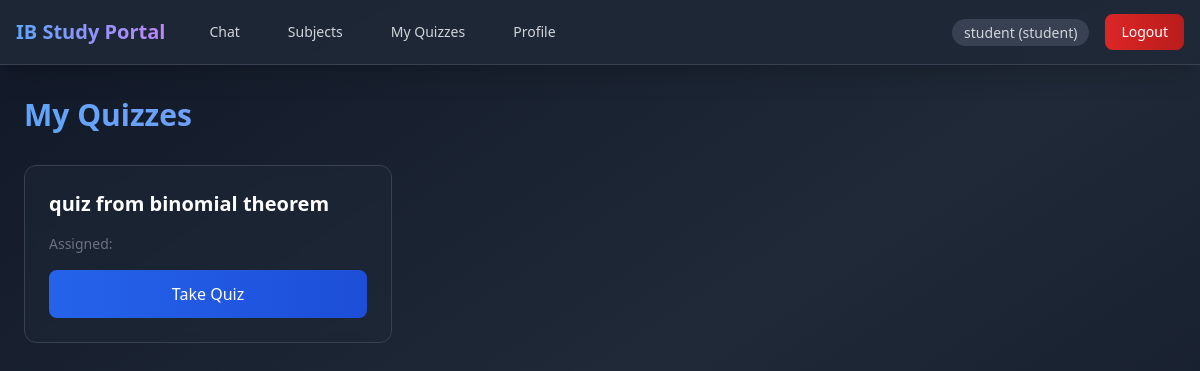
The app's page /student_quizzes (signed in), older data.
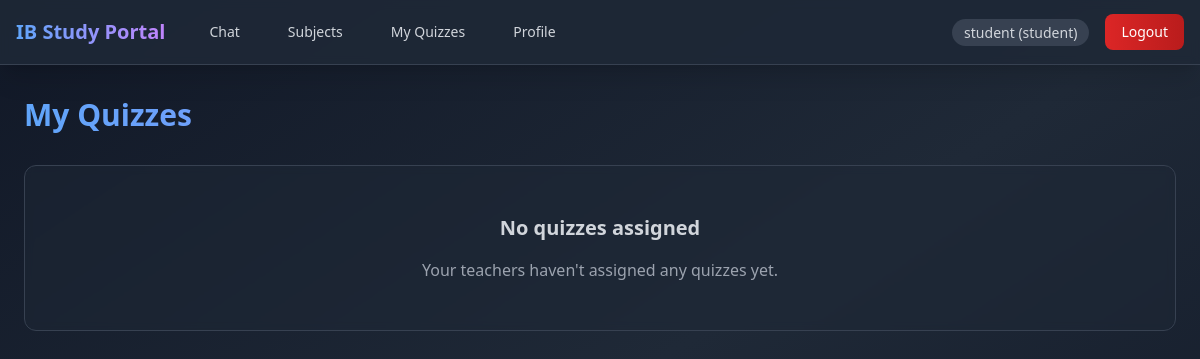
The same page, newer data.
### tables this page shows
CREATE TABLE quizzes (id INTEGER PRIMARY KEY AUTOINCREMENT,title TEXT NOT NULL,subject_id INTEGER,teacher_id INTEGER,questions TEXT NOT NULL,created_at TIMESTAMP DEFAULT CURRENT_TIMESTAMP,FOREIGN KEY (subject_id) REFERENCES subjects (id),FOREIGN KEY (teacher_id) REFERENCES users (id));

### auth.py (the view)
	def wrapper(*args,**kwargs):
		if 'user_id' not in session:
			flash('You need to login first','error')
			return redirect(url_for('login'))
		return f(*args,**kwargs)

### app.py (called while the page is built)
@app.route('/student_quizzes')
@login_required
def student_quizzes():
	user=get_current_user()
	if user['role']!='student':
		flash('Access denied.','error')
		return redirect(url_for('index'))
	quizzes=get_student_quizzes(user['id'])
	return render_template('student_quizzes.html',quizzes=quizzes)

### auth.py (called while the page is built)
def login_required(f):
	def wrapper(*args,**kwargs):
		if 'user_id' not in session:
			flash('You need to login first','error')
			return redirect(url_for('login'))
		return f(*args,**kwargs)
	wrapper.__name__=f.__name__
	return wrapper

def get_current_user():
	user_id,username,role=session.get('user_id'),session.get('username'),session.get('role')
	return {'id':user_id,'username':username,'role':role}

### db.py (called while the page is built)
def get_db_connection():return sqlite3.connect(DATABASE)

def get_student_quizzes(student_id):
	conn=get_db_connection()
	cursor=conn.cursor()
	cursor.execute('''SELECT q.* FROM quizzes q JOIN quiz_assignments qa ON q.id = qa.quiz_id WHERE qa.student_id = ? ORDER BY q.created_at DESC''',(student_id,))
	quizzes=[{'id':row[0],'title':row[1],'subject_id':row[2],'teacher_id':row[3],'questions':json.loads(row[4]),'created_at':row[5]} for row in cursor.fetchall()]
	conn.close()
	return quizzes

### templates/student_quizzes.html (shortened to what this page needs)
{% extends "base.html" %}
{% block content %}
<div class="max-w-6xl mx-auto">
    <h1 class="text-3xl font-bold mb-8 bg-gradient-to-r from-blue-400 to-purple-400 bg-clip-text text-transparent">My Quizzes</h1>
    {% if quizzes %}
        <div class="grid grid-cols-1 md:grid-cols-2 lg:grid-cols-3 gap-6">
            {% for quiz in quizzes %}
                <div class="bg-gray-800/50 backdrop-blur-sm rounded-xl p-6 border border-gray-700 hover:border-gray-600 transition-all">
                    <h3 class="text-xl font-semibold mb-2 text-white">{{ quiz.title }}</h3>
                    <p class="text-sm text-gray-500 mb-4">Assigned: {{ quiz.assigned_time }}</p>
                    {% if quiz.completed_time %}
                        <div class="mb-4">
                            <div class="flex justify-between items-center mb-2">
                                <span class="text-sm text-gray-300">Score:</span>
                                <span class="text-lg font-bold {% if quiz.score >= 80 %}text-green-400{% elif quiz.score >= 60 %}text-yellow-400{% else %}text-red-400{% endif %}">
                                    {{ quiz.score }}%
                                </span>
                            </div>
                            <p class="text-xs text-gray-500">Completed: {{ quiz.completed_time }}</p>
                        </div>
                        <div class="bg-gray-700/50 rounded-lg p-3 text-center">
                            <span class="text-gray-400 text-sm">Completed</span>
                        </div>
                    {% else %}
                        <a href="{{ url_for('take_quiz', quiz_id=quiz.id) }}"
                           class="block w-full bg-gradient-to-r from-blue-600 to-blue-700 hover:from-blue-700 hover:to-blue-800 text-white px-4 py-3 rounded-lg text-center font-medium transition-all transform hover:scale-105">
                            Take Quiz
                        </a>
                    {% endif %}
                </div>
            {% endfor %}
        </div>
    {% else %}
        <div class="bg-gray-800/50 backdrop-blur-sm rounded-xl p-12 border border-gray-700 text-center">
            <h3 class="text-xl font-semibold mb-4 text-gray-300">No quizzes assigned</h3>
            <p class="text-gray-400">Your teachers haven't assigned any quizzes yet.</p>
        </div>
    {% endif %}
</div>
{% endblock %}

Row changes from the older to the newer data that the page shows:
removed quizzes: title "quiz from binomial theorem"
Text that changed along with them:
text now shown: "No quizzes assigned Your teachers haven't assigned any quizzes yet."
